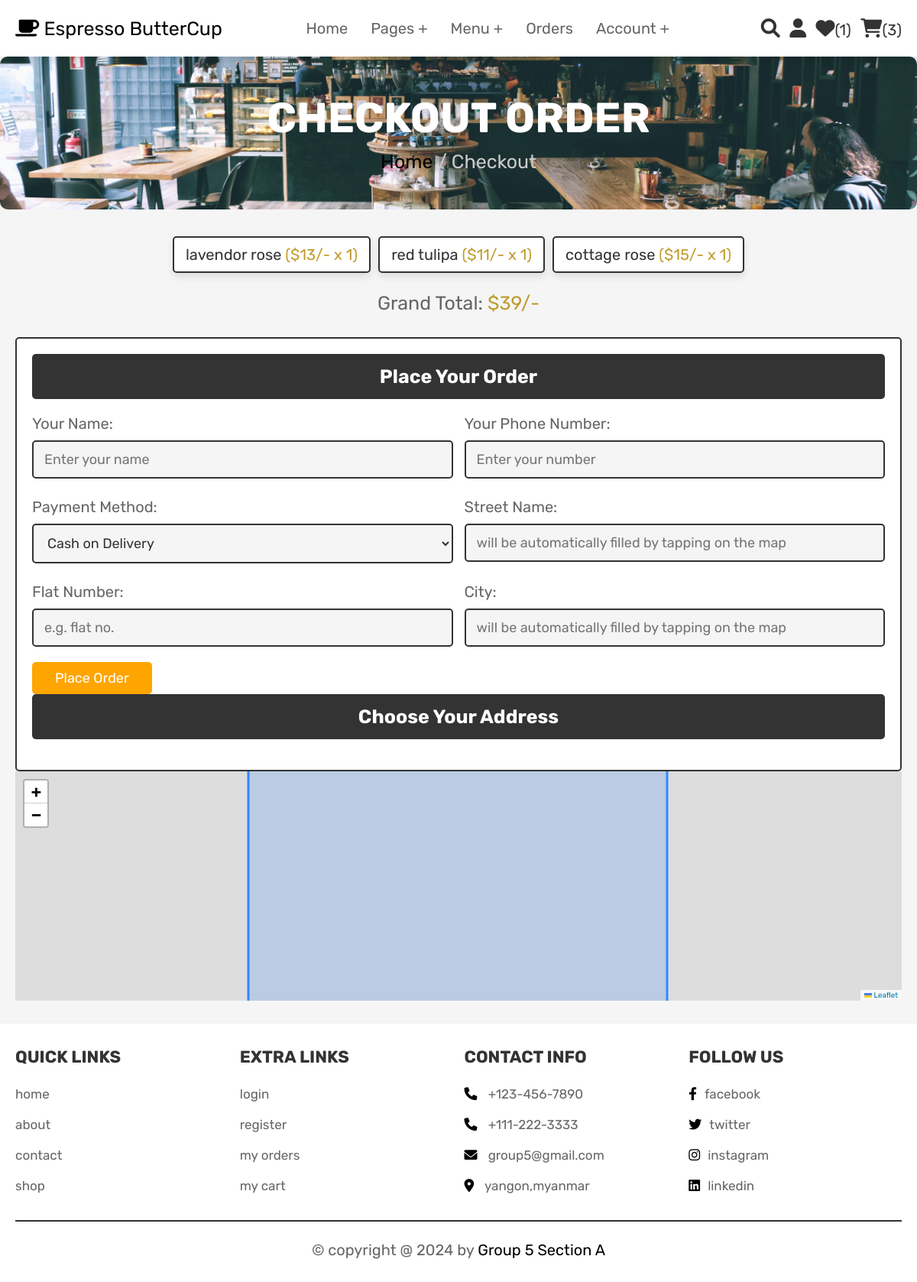
/checkout.php (signed in), run on the app's committed database.
### tables this page shows
CREATE TABLE cart (
  id int(11) NOT NULL,
  user_id int(11) NOT NULL,
  pid int(11) NOT NULL,
  name varchar(100) NOT NULL,
  price int(11) NOT NULL,
  quantity int(11) NOT NULL,
  image varchar(100) NOT NULL
);

### checkout.php (the view, shortened to what this page needs)
<?php
@include 'config.php';
$user_id = $_SESSION['user_id'];
$grand_total = 0;
$select_cart = mysqli_query($conn, "SELECT * FROM `cart` WHERE user_id = '$user_id'") or die('Query failed');
$cart_items = [];
if (mysqli_num_rows($select_cart) > 0) {
    while ($fetch_cart = mysqli_fetch_assoc($select_cart)) {
        $total_price = ($fetch_cart['price'] * $fetch_cart['quantity']);
        $grand_total += $total_price;
        $cart_items[] = $fetch_cart;
    }
} else {
    $cart_items[] = ['message' => 'Your cart is empty'];
}
?>
<!DOCTYPE html>
<html lang="en">
<head>
    <link rel="stylesheet" href="https://cdnjs.cloudflare.com/ajax/libs/leaflet/1.7.1/leaflet.css" />
    <link rel="stylesheet" href="https://unpkg.com/leaflet-control-geocoder/dist/Control.Geocoder.css" />
    <link rel="stylesheet" href="css/style.css">
    <link rel="stylesheet" href="https://cdnjs.cloudflare.com/ajax/libs/font-awesome/6.0.0/css/all.min.css">
</head>
<body>
    <?php @include 'header.php'; ?>
    <section class="heading">
        <h3>Checkout Order</h3>
        <p><a href="home.php">Home</a> / Checkout</p>
    </section>
    <section class="display-order">
        <?php
        if (!empty($cart_items)) {
            foreach ($cart_items as $item) {
                if (isset($item['message'])) {
                    echo '<p class="empty">' . htmlspecialchars($item['message']) . '</p>';
                } else {
                    echo '<p>' . htmlspecialchars($item['name']) . ' <span>($' . htmlspecialchars($item['price']) . '/- x ' . htmlspecialchars($item['quantity']) . ')</span></p>';
                }
            }
            echo '<div class="grand-total">Grand Total: <span>$' . htmlspecialchars($grand_total) . '/-</span></div>';
        }
        ?>
    </section>
    <section class="checkout">
        <form action="" method="POST" id="order-form">
            <h3>Place Your Order</h3>
            <div class="flex">
                <div class="inputBox">
                    <span>Your Name:</span>
                    <input type="text" name="name" placeholder="Enter your name" required>
                </div>
                <div class="inputBox">
                    <span>Your Phone Number:</span>
                    <input type="text" name="number" id="phone-number" maxlength="11" placeholder="Enter your number" required>
                </div>
                <div class="inputBox">
                    <span>Payment Method:</span>
                    <select name="method" id="payment-method" onchange="toggleCreditCardFields()" required>
                        <option value="cash on delivery">Cash on Delivery</option>
                    </select>
                </div>
                <div class="inputBox">
                    <span>Street Name:</span>
                    <input type="text" id="street" name="street" placeholder="will be automatically filled by tapping on the map" required>
                </div>
                <div class="inputBox">
                    <span>Flat Number:</span>
                    <input type="text" id="flat" name="flat" placeholder="e.g. flat no.">
                </div>
                <div class="inputBox">
                    <span>City:</span>
                    <input type="text" id="city" name="city" placeholder="will be automatically filled by tapping on the map" required>
                </div>
            </div>
            <input type="submit" name="order" class="btn" value="Place Order">
            <br>
            <h3 >Choose Your Address</h3>
        </form>
        <div id="map"></div>
    </section>
    <?php @include 'footer.php'; ?>

### css/style.css (style rules this page uses)
:root { --pink:#000000; --red:#c09b2b; --orange:brown; --black:#333; --white:#fff; --light-color:#666; --light-white:#ccc; --light-bg:#f5f5f5; --border:.2rem solid var(--black); --box-shadow:0 .5rem 1rem rgba(0,0,0,.1); }
* { font-family: 'Rubik', sans-serif; margin:0; padding:0; box-sizing: border-box; outline: none; border:none; text-decoration: none; transition:all .2s linear; }
html { font-size: 62.5%; overflow-x: hidden; scroll-behavior: smooth; scroll-padding-top: 6.5rem; }
body { background: var(--light-bg); }
section { padding:3rem 2rem; }
.btn, .delete-btn, .option-btn { display: inline-block; border-radius: .5rem; margin-top: 1rem; font-size: 1.8rem; color:var(--white); cursor: pointer; padding:1rem 3rem; text-transform: capitalize; }
.btn { background-color:orange; }
.heading { display: flex; flex-flow: column; align-items: center; justify-content: center; gap:1rem; background-color: var(--black); text-align: center; min-height: 25vh; background-image: url('../images/home.png'); background-size: cover; background-position: center; background-repeat: no-repeat; padding: 50px 0; color: white; text-align: center; background-color: rgba(0, 0, 0, 0.5); padding: 20px; border-radius: 10px; margin: auto; max-width: 150%; }
.heading h3 { font-size: 5.5rem; color:var(--white); text-transform: uppercase; }
.heading p { font-size: 2.5rem; color:var(--light-white); }
.heading p a { color:var(--pink); }
.display-order { max-width: 1200px; margin:0 auto; text-align: center; padding-bottom: 0; }
.display-order p { display: inline-block; border-radius: .5rem; font-size: 2rem; color:var(--black); padding:1rem 1.5rem; margin:.5rem; background-color: var(--white); box-shadow: var(--box-shadow); border:var(--border); }
.display-order p span { color:var(--red); }
.display-order .grand-total { margin-top: 2rem; font-size: 2.5rem; color:var(--light-color); }
.display-order .grand-total span { color:var(--red); }
.checkout form { background-color: var(--white); border:var(--border); max-width: 1200px; margin:0 auto; border-radius: .5rem; padding:2rem; box-shadow: var(--border); }
.checkout form h3 { padding:1.5rem; font-size: 2.5rem; margin-bottom: 2rem; background-color: var(--black); color:var(--white); border-radius: .5rem; text-align: center; text-transform: capitalize; }
.checkout form .flex { display: flex; flex-wrap: wrap; gap:1.5rem; }
.checkout form .flex .inputBox { flex:1 1 40rem; }
.checkout form .flex .inputBox input, .checkout form .flex .inputBox select { margin:1rem 0; width: 100%; background-color: var(--light-bg); padding:1.2rem 1.4rem; border:var(--border); font-size: 1.8rem; color:var(--black); border-radius: .5rem; }
.checkout form .flex .inputBox span { font-size: 2rem; color:var(--light-color); }

### checkout.php (style rules this page uses)
#map { height: 300px; width: 100%; }

### data on the page
cart: name "lavendor rose", price "13", quantity "1"
cart: name "red tulipa", price "11", quantity "1"
cart: name "cottage rose", price "15", quantity "1"

### other printed values
$wishlist_num_rows "1"
$cart_num_rows "3"
$grand_total "39"
